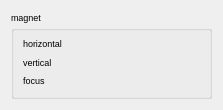
<?xml version="1.0" encoding="UTF-8"?>
<ui version="4.0">
 <class>magnet</class>
 <widget class="TaurusWidget" name="magnet">
  <property name="geometry">
   <rect>
    <x>0</x>
    <y>0</y>
    <width>223</width>
    <height>110</height>
   </rect>
  </property>
  <property name="windowTitle">
   <string>Form</string>
  </property>
  <layout class="QGridLayout" name="gridLayout">
   <item row="0" column="0">
    <widget class="TaurusGroupBox" name="magnetGroup">
     <property name="font">
      <font>
       <pointsize>7</pointsize>
      </font>
     </property>
     <property name="title">
      <string>magnet</string>
     </property>
     <layout class="QGridLayout" name="gridLayout_2">
      <item row="0" column="0">
       <widget class="QLabel" name="horizontalLabel">
        <property name="text">
         <string>horizontal</string>
        </property>
       </widget>
      </item>
      <item row="0" column="1">
       <widget class="TaurusLabel" name="horizontalValue">
        <property name="minimumSize">
         <size>
          <width>80</width>
          <height>0</height>
         </size>
        </property>
       </widget>
      </item>
      <item row="0" column="2">
       <widget class="TaurusLabel" name="horizontalStatus"/>
      </item>
      <item row="1" column="0">
       <widget class="QLabel" name="verticalLabel">
        <property name="text">
         <string>vertical</string>
        </property>
       </widget>
      </item>
      <item row="1" column="1">
       <widget class="TaurusLabel" name="verticalValue">
        <property name="minimumSize">
         <size>
          <width>80</width>
          <height>0</height>
         </size>
        </property>
       </widget>
      </item>
      <item row="1" column="2">
       <widget class="TaurusLabel" name="verticalStatus"/>
      </item>
      <item row="2" column="0">
       <widget class="QLabel" name="focusLabel">
        <property name="text">
         <string>focus</string>
        </property>
       </widget>
      </item>
      <item row="2" column="1">
       <widget class="TaurusLabel" name="focusValue">
        <property name="minimumSize">
         <size>
          <width>80</width>
          <height>0</height>
         </size>
        </property>
       </widget>
      </item>
      <item row="2" column="2">
       <widget class="TaurusLabel" name="focusStatus"/>
      </item>
     </layout>
    </widget>
   </item>
  </layout>
 </widget>
 <customwidgets>
  <customwidget>
   <class>TaurusWidget</class>
   <extends>QWidget</extends>
   <header>taurus.qt.qtgui.container</header>
   <container>1</container>
  </customwidget>
  <customwidget>
   <class>TaurusGroupBox</class>
   <extends>QGroupBox</extends>
   <header>taurus.qt.qtgui.container</header>
   <container>1</container>
  </customwidget>
  <customwidget>
   <class>TaurusLabel</class>
   <extends>QLabel</extends>
   <header>taurus.qt.qtgui.display</header>
  </customwidget>
 </customwidgets>
 <resources/>
 <connections/>
</ui>
